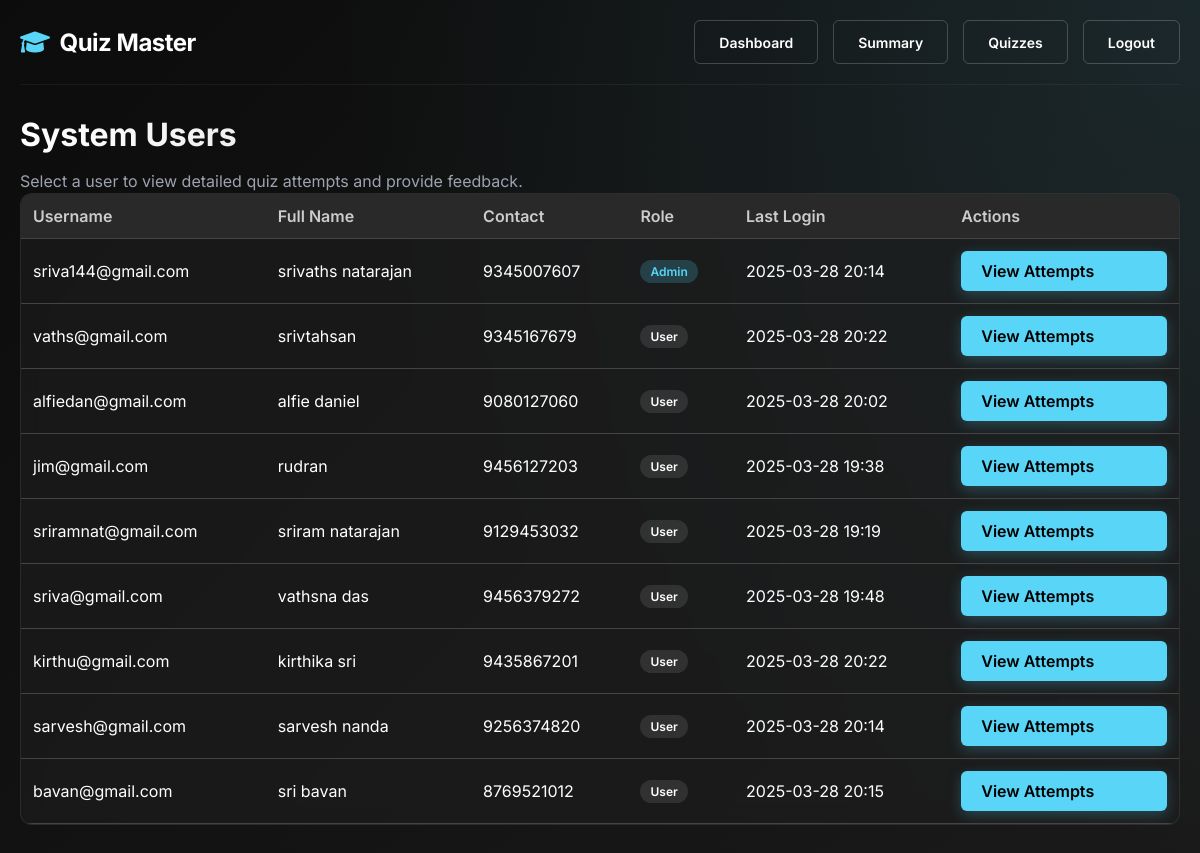
/admin/view_users (signed in), run on an earlier commit of the app's database.
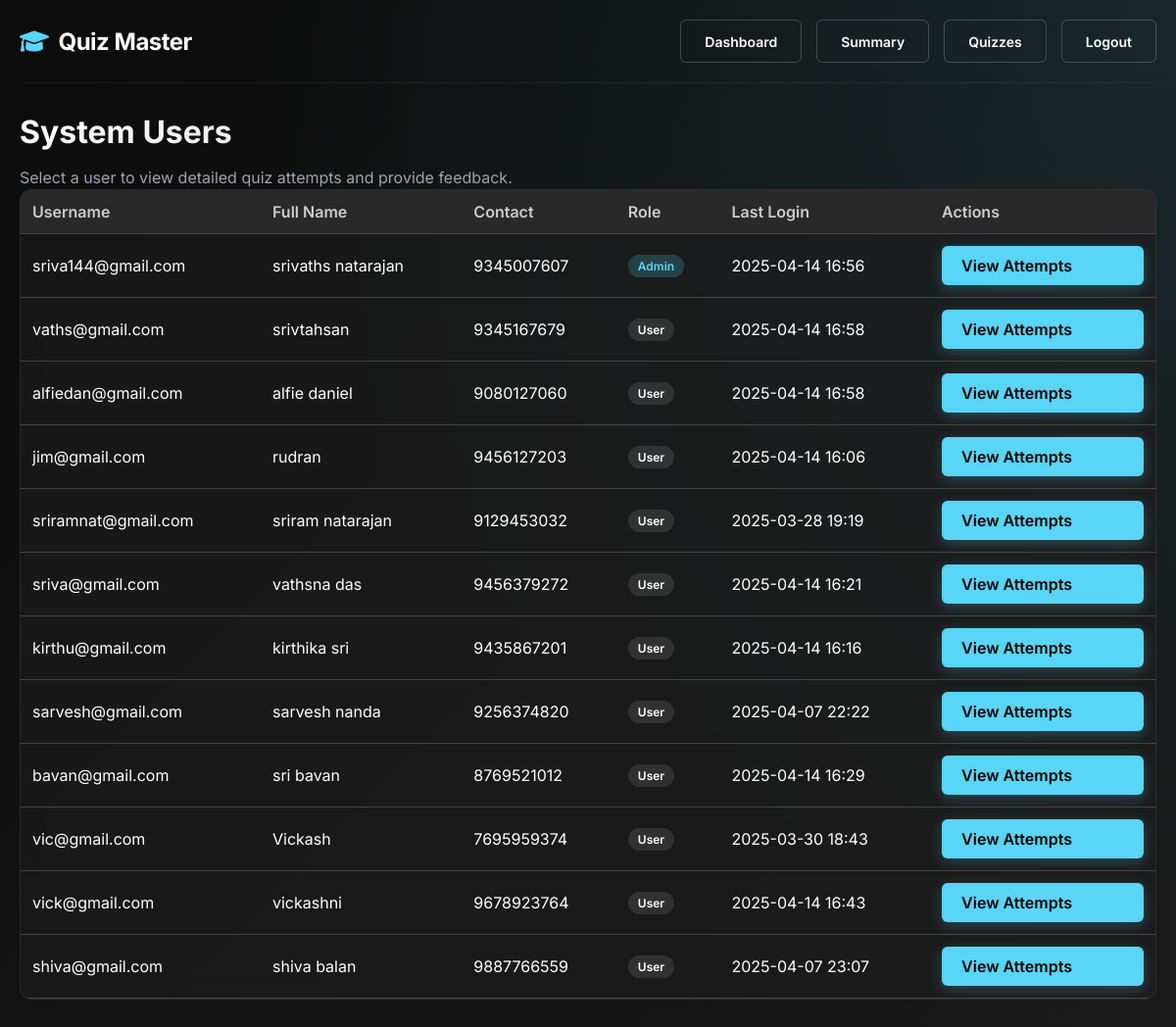
And on a later commit of the database.
### models.py (models this page shows, shortened)
class User(db.Model):
    __tablename__ = 'users'
    id = db.Column(db.Integer, primary_key=True)
    username = db.Column(db.String(50), unique=True, nullable=False, index=True)
    password = db.Column(db.String(100), nullable=False)
    full_name = db.Column(db.String(100))
    email = db.Column(db.String(120), unique=True)
    dob = db.Column(db.Date)
    contact_no = db.Column(db.String(15))
    role = db.Column(db.String(20), default="user")
    profile_image = db.Column(db.String(200))
    created_at = db.Column(db.DateTime, default=datetime.utcnow)
    last_login = db.Column(db.DateTime)
    is_active = db.Column(db.Boolean, default=True)
    scores = db.relationship('Score', backref='user', lazy='dynamic', cascade="all, delete-orphan")
    question_attempts = db.relationship('QuestionAttempt', backref='user', lazy='dynamic')
    comments_received = db.relationship('ScoreComment', backref='user',
                                        primaryjoin="User.id==Score.user_id",
                                        secondary="scores",
                                        viewonly=True)

### routes.py (the view)
@app_routes.route("/admin/view_users")
def view_users():
    if session.get("role") != "admin":
        flash("Access denied! Admins only.", "danger")
        return redirect(url_for("app_routes.login"))
    user_id = request.args.get("user_id")
    if user_id:
        user = User.query.get(user_id)
        if not user:
            flash("User not found.", "danger")
            return redirect(url_for("app_routes.view_users"))
        attempts = Score.query.filter_by(user_id=user_id).order_by(Score.time_stamp_of_attempt.desc()).all()
        detailed_attempts = []
        for attempt in attempts:
            quiz = Quiz.query.get(attempt.quiz_id)
            if not quiz:
                continue
            questions = Question.query.filter_by(quiz_id=quiz.id).all()
            max_score = sum(q.marks for q in questions) if questions else 0
            percentage = (attempt.total_scored / max_score * 100) if max_score > 0 else 0
            detailed_attempts.append({
                'quiz_name': quiz.name,
                'score': attempt.total_scored,
                'max_score': max_score,
                'percentage': percentage,
                'time_spent': round(attempt.time_spent / 60, 1) if attempt.time_spent else 0,  # in minutes
                'date': attempt.time_stamp_of_attempt,
                'score_id': attempt.id
            })
        return render_template("view_users.html", user=user, attempts=detailed_attempts)
    else:
        users = User.query.all()
        return render_template("view_users.html", users=users)

### routes.py (called while the page is built)
@app_routes.context_processor
def inject_responsive_elements():
    is_mobile = request.user_agent.platform in ['android', 'iphone'] or \
                'mobile' in request.user_agent.string.lower()
    return {
        'is_mobile': is_mobile,
        'current_year': datetime.now().year
    }  # Fixed: Added missing closing brace

### templates/admin/view_users.html (shortened to what this page needs)
{% extends "base.html" %}
{% block content %}
<div class="page-header">
    {% if user %}
        <h1 class="page-title">Quiz Attempts for {{ user.username }}</h1>
        <p class="page-subtitle">Below are all quiz attempts by {{ user.full_name or user.username }}. Click on "Feedback" to add instructor comments.</p>
    {% else %}
        <h1 class="page-title">System Users</h1>
        <p class="page-subtitle">Select a user to view detailed quiz attempts and provide feedback.</p>
    {% endif %}
</div>
{% if user %}
    <div class="data-card">
        <div class="table-responsive">
            <table class="data-table">
                <thead>
                    <tr>
                        <th>Quiz Title</th>
                        <th>Score</th>
                        <th>Max Score</th>
                        <th>Percentage</th>
                        <th>Time Taken (min)</th>
                        <th>Date Attempted</th>
                        <th>Actions</th>
                    </tr>
                </thead>
                <tbody>
                    {% if attempts and attempts|length > 0 %}
                        {% for attempt in attempts %}
                        <tr>
                            <td>{{ attempt.quiz_name }}</td>
                            <td>{{ attempt.score }}</td>
                            <td>{{ attempt.max_score }}</td>
                            <td>{{ attempt.percentage|round(1) }}%</td>
                            <td>{{ attempt.time_spent }}</td>
                            <td class="date-cell">{{ attempt.date.strftime('%Y-%m-%d %H:%M') }}</td>
                            <td>
                                <a href="{{ url_for('app_routes.add_score_comment', score_id=attempt.score_id) }}" class="action-btn">Feedback</a>
                            </td>
                        </tr>
                        {% endfor %}
                    {% else %}
                        <tr>
                            <td colspan="7" class="empty-state">No quiz attempts found for this user.</td>
                        </tr>
                    {% endif %}
                </tbody>
            </table>
        </div>
    </div>
    <div>
        <a href="{{ url_for('app_routes.view_users') }}" class="action-btn">Back to User List</a>
    </div>
{% else %}
    <div class="data-card">
        <div class="table-responsive">
            <table class="data-table">
                <thead>
                    <tr>
                        <th>Username</th>
                        <th>Full Name</th>
                        <th>Contact</th>
                        <th>Role</th>
                        <th>Last Login</th>
                        <th>Actions</th>
                    </tr>
                </thead>
                <tbody>
                    {% if users and users|length > 0 %}
                        {% for user in users %}
                        <tr>
                            <td>{{ user.username }}</td>
                            <td>{{ user.full_name }}</td>
                            <td>{{ user.contact_no }}</td>
                            <td>
                                {% if user.role == 'admin' %}
                                    <span class="badge badge-admin">Admin</span>
                                {% else %}
                                    <span class="badge badge-user">User</span>
                                {% endif %}
                            </td>
                            <td class="date-cell">{{ user.last_login.strftime("%Y-%m-%d %H:%M") if user.last_login else "Never" }}</td>
                            <td>
                                <a href="{{ url_for('app_routes.view_users') }}?user_id={{ user.id }}" class="action-btn">View Attempts</a>
                            </td>
                        </tr>
                        {% endfor %}
                    {% endif %}
                </tbody>
            </table>
        </div>
    </div>
{% endif %}
{% endblock %}

### templates/base.html (shortened to what this page needs)
<!DOCTYPE html>
<html lang="en">
<head>
    <link rel="stylesheet" href="https://cdnjs.cloudflare.com/ajax/libs/font-awesome/6.0.0/css/all.min.css">
</head>
<body>
    <div class="container">
        <nav class="navbar">
            <a href="/" class="logo">
                <i class="fas fa-graduation-cap"></i> Quiz Master
            </a>
            <div class="nav-links">
                {% if session.get('role') == 'admin' %}
                    <a href="{{ url_for('app_routes.admin_dashboard') }}" class="btn btn-outline">Dashboard</a>
                    <a href="{{ url_for('app_routes.admin_summary') }}" class="btn btn-outline">Summary</a>
                    <a href="{{ url_for('app_routes.quiz_management') }}" class="btn btn-outline">Quizzes</a>
                    <a href="{{ url_for('app_routes.logout') }}" class="btn btn-outline">Logout</a>
                {% elif session.get('role') == 'user' %}
                    <a href="{{ url_for('app_routes.user_dashboard') }}" class="btn btn-outline">Dashboard</a>
                    <a href="{{ url_for('app_routes.user_summary') }}" class="btn btn-outline">Summary</a>
                    <a href="{{ url_for('app_routes.logout') }}" class="btn btn-outline">Logout</a>
                {% else %}
                    <a href="{{ url_for('app_routes.login') }}" class="btn btn-outline">Login</a>
                    <a href="{{ url_for('app_routes.register') }}" class="btn btn-primary">Register</a>
                {% endif %}
            </div>
        </nav>
        {% block content %}{% endblock %}
    </div>
</body>
</html>

What changed in the data, as far as the page shows it:
changed User "sriva144@gmail.com": last_login "2025-03-28 20:14" → "2025-04-14 16:56"
changed User "vaths@gmail.com": last_login "2025-03-28 20:22" → "2025-04-14 16:58"
changed User "alfiedan@gmail.com": last_login "2025-03-28 20:02" → "2025-04-14 16:58"
changed User "jim@gmail.com": last_login "2025-03-28 19:38" → "2025-04-14 16:06"
changed User "sriva@gmail.com": last_login "2025-03-28 19:48" → "2025-04-14 16:21"
changed User "kirthu@gmail.com": last_login "2025-03-28 20:22" → "2025-04-14 16:16"
changed User "sarvesh@gmail.com": last_login "2025-03-28 20:14" → "2025-04-07 22:22"
changed User "bavan@gmail.com": last_login "2025-03-28 20:15" → "2025-04-14 16:29"
added User: username "vic@gmail.com", full_name "Vickash", contact_no "7695959374", role "User", last_login "2025-03-30 18:43"
added User: username "vick@gmail.com", full_name "vickashni", contact_no "9678923764", role "User", last_login "2025-04-14 16:43"
added User: username "shiva@gmail.com", full_name "shiva balan", contact_no "9887766559", role "User", last_login "2025-04-07 23:07"
